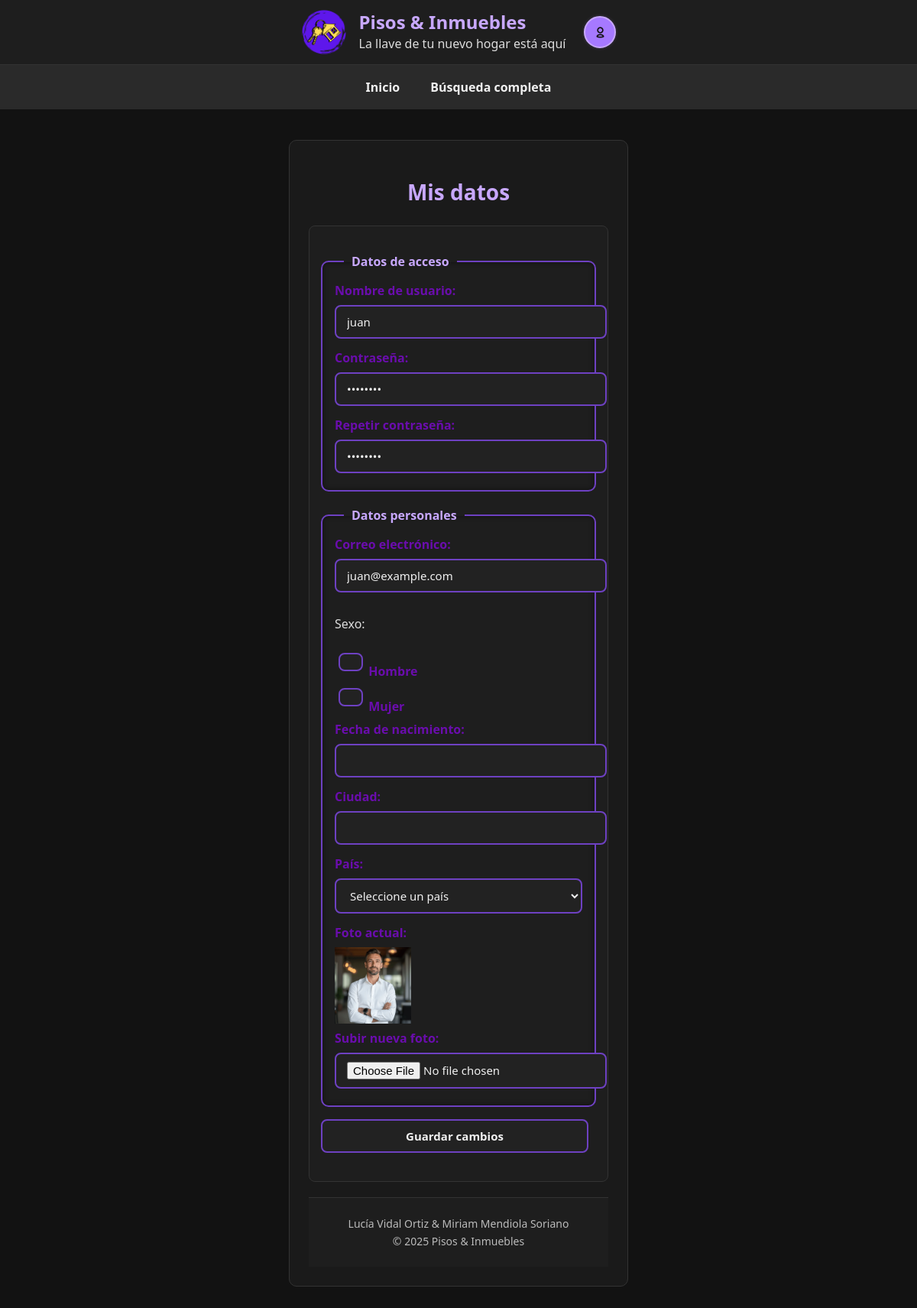
Page /mis_datos.php (signed in) on the committed database.
### tables this page shows
CREATE TABLE `usuarios` (
  `IdUsuario` int(10) UNSIGNED NOT NULL,
  `NomUsuario` varchar(15) NOT NULL,
  `Clave` varchar(255) NOT NULL,
  `Email` varchar(254) NOT NULL,
  `Sexo` tinyint(3) UNSIGNED DEFAULT NULL,
  `FNacimiento` date DEFAULT NULL,
  `Ciudad` varchar(100) DEFAULT NULL,
  `Pais` int(10) UNSIGNED DEFAULT NULL,
  `Foto` varchar(255) DEFAULT NULL,
  `FRegistro` datetime NOT NULL DEFAULT current_timestamp(),
  `Estilo` int(10) UNSIGNED DEFAULT NULL
);

### mis_datos.php (the view, shortened to what this page needs)
<?php
require_once("cabecera.inc");
require_once("inicio.inc");
$mysqli = obtenerConexion();
$id = $_SESSION['idusuario'];
$sql = "SELECT IdUsuario, NomUsuario, Email, Sexo, FNacimiento, Ciudad, Pais, Foto, Estilo
        FROM usuarios
        WHERE IdUsuario = ?";
$stmt = $mysqli->prepare($sql);
$stmt->bind_param("i", $id);
$stmt->execute();
$resultado = $stmt->get_result();
$usuario = $resultado->fetch_assoc();
?>
<section>
  <article>
    <form class="form-registro" method="post" action="#" enctype="multipart/form-data">
      <fieldset>
        <legend>Datos de acceso</legend>
        <label>Nombre de usuario:</label>
        <input type="text" name="usuario"
               value="<?php echo htmlspecialchars($usuario['NomUsuario']); ?>" autocomplete="username" />
        <label>Contraseña:</label>
        <input type="password" name="clave" value="********" autocomplete="current-password" />
        <label>Repetir contraseña:</label>
        <input type="password" name="clave2" value="********" autocomplete="new-password" />
      </fieldset>
      <fieldset>
        <legend>Datos personales</legend>
        <label>Correo electrónico:</label>
        <input type="email" name="email"
               value="<?php echo htmlspecialchars($usuario['Email']); ?>" autocomplete="email" />
        <p>Sexo:</p>
        <label><input type="radio" name="sexo" value="1"
               <?php echo ($usuario['Sexo'] == 1) ? 'checked' : ''; ?>> Hombre</label>
        <label><input type="radio" name="sexo" value="2"
               <?php echo ($usuario['Sexo'] == 2) ? 'checked' : ''; ?>> Mujer</label>
        <label>Fecha de nacimiento:</label>
        <input type="text" name="fecha"
               value="<?php echo htmlspecialchars($usuario['FNacimiento']); ?>" />
        <label>Ciudad:</label>
        <input type="text" name="ciudad"
               value="<?php echo htmlspecialchars($usuario['Ciudad']); ?>" />
        <label>País:</label>
        <select name="pais">
          <option value="">Seleccione un país</option>
        </select>
        <label>Foto actual:</label>
        <img src="<?php echo htmlspecialchars($usuario['Foto']); ?>" width="100">
        <label>Subir nueva foto:</label>
        <input type="file" name="foto">
      </fieldset>
      <p>
        <input type="submit" class="button" value="Guardar cambios" disabled>
      </p>
    </form>
  </article>
</section>
<?php require_once("footer.inc"); ?>

### modo-oscuro.css (style rules this page uses)
html { background-color: #121212; font-family: 'Segoe UI', Tahoma, Geneva, Verdana, sans-serif; color: #f0f0f0; }
html, body { height: 100%; margin: 0; padding: 0; display: flex; flex-direction: column; overflow-x: hidden; }
main.contenido input, main.contenido select, main.contenido textarea { background-color: #222; border: 2px solid #6e41c2; color: #f0f0f0; border-radius: 8px; }
label { color: #c8a8ff; }
main.contenido button, .button, .btn-subir { background-color: #8255d3; color: #fff; border: 2px solid #c8a8ff; border-radius: 50px; padding: 10px 18px; cursor: pointer; }
main.contenido article { background-color: #1e1e1e; border: 1px solid #333; border-radius: 8px; padding: 15px; margin-bottom: 20px; color: #ddd; transition: transform 0.2s ease, box-shadow 0.3s ease; }
fieldset { border: 2px solid #6e41c2; border-radius: 10px; padding: 16px; margin: 20px 0; background-color: #1e1e1e; box-sizing: border-box; box-shadow: 0 0 6px rgba(0,0,0,0.5) inset; }
legend { padding: 0 10px; font-weight: 600; margin-left: 12px; margin-right: 12px; color: #c8a8ff; font-size: 1rem; font-weight: bold; background-color: transparent; }

### forms.css (style rules this page uses)
.button { font-family: inherit; font-size: 15px; padding: 10px 18px; margin-right: 10px; border: none; border-radius: 50px; cursor: pointer; font-weight: 600; transition: all 0.2s ease; background-color: #fffdf2; color: #4b2b99; border: 2px solid #a679ff; }
input, select { width: 100%; max-width: 350px; padding: 10px 14px; font-family: inherit; font-size: 15px; border: 2px solid #a679ff; border-radius: 8px; background-color: #fffdf2; transition: border-color 0.2s, box-shadow 0.2s; }
label { font-weight: 600; color: #4b2b99; }
label { color: #6a0dad; font-weight: bold; }
input[type="radio"] { appearance: none; -webkit-appearance: none; -moz-appearance: none; width: 18px; height: 18px; border: 2px solid #6a0dad; border-radius: 50%; background-color: #fff; cursor: pointer; position: relative; transition: all 0.2s ease; }
label { color: #6a0dad; font-size: 16px; cursor: pointer; }
main.contenido form fieldset { display: flex; flex-direction: column; gap: 8px; margin-bottom: 16px; }
main.contenido input, main.contenido select, main.contenido textarea { margin-bottom: 6px; }

### accesible.css (style rules this page uses)
html { background-color: #ffffff; color: #000000; font-family: "Comic Neue", "Verdana", "Arial Rounded MT", sans-serif; font-size: 18px; line-height: 1.7; }
.contenido p, .contenido li { max-width: 80ch; text-align: left; margin-bottom: 1.3em; }
input, select, textarea { background-color: #ffffff; color: #000000; border: 2px solid #000000; border-radius: 6px; padding: 10px 14px; width: 100%; font-size: 1rem; margin-bottom: 1rem; }
button, .button, .btn-subir { background-color: #000000; color: #ffff00; border: 3px solid #000000; border-radius: 40px; padding: 10px 20px; font-weight: bold; cursor: pointer; transition: all 0.25s ease; }
fieldset { border: 3px solid #000000; border-radius: 10px; padding: 16px; margin: 20px 0; background-color: #ffff00; }
legend { background-color: #0055cc; color: #ffffff; padding: 0 10px; border-radius: 4px; font-weight: bold; }
* { color: #000000 !important; border-color: #000000 !important; }
button, input[type="button"], input[type="submit"], a.enlaces, .a_identificarse a, .a_identificarse .btn { background-color: #000000 !important; color: #ffff00 !important; border: 2px solid #000000 !important; font-weight: bold; }
input, select, textarea { background-color: #ffffff !important; color: #000000 !important; border: 2px solid #000000 !important; }
.btn, .button, .btn-subir { background-color: #000000 !important; color: #ffff00 !important; border: 3px solid #000000 !important; border-radius: 40px !important; }
section, article, main, fieldset { background-color: #ffffff !important; border-color: #000000 !important; color: #000000 !important; }
fieldset { background-color: #ffff00 !important; border: 3px solid #000000 !important; }
legend { background-color: #0055cc !important; color: #ffffff !important; border-radius: 4px !important; }
html { font-size: 20px !important; line-height: 1.8 !important; }
p, li, dd, dt, label { font-size: 1.1rem !important; }
input, select, textarea, button { font-size: 1.05rem !important; }
p, ul, ol, dl, fieldset { margin-bottom: 1.2em !important; }
section, article { margin-bottom: 2em !important; }

### rows in the picture
usuarios: usuario "juan", email "juan@example.com", Sexo "☐ Hombre", Sexo "☐ Mujer", Foto (picture)

### other values in the picture
$title "Mis datos"
